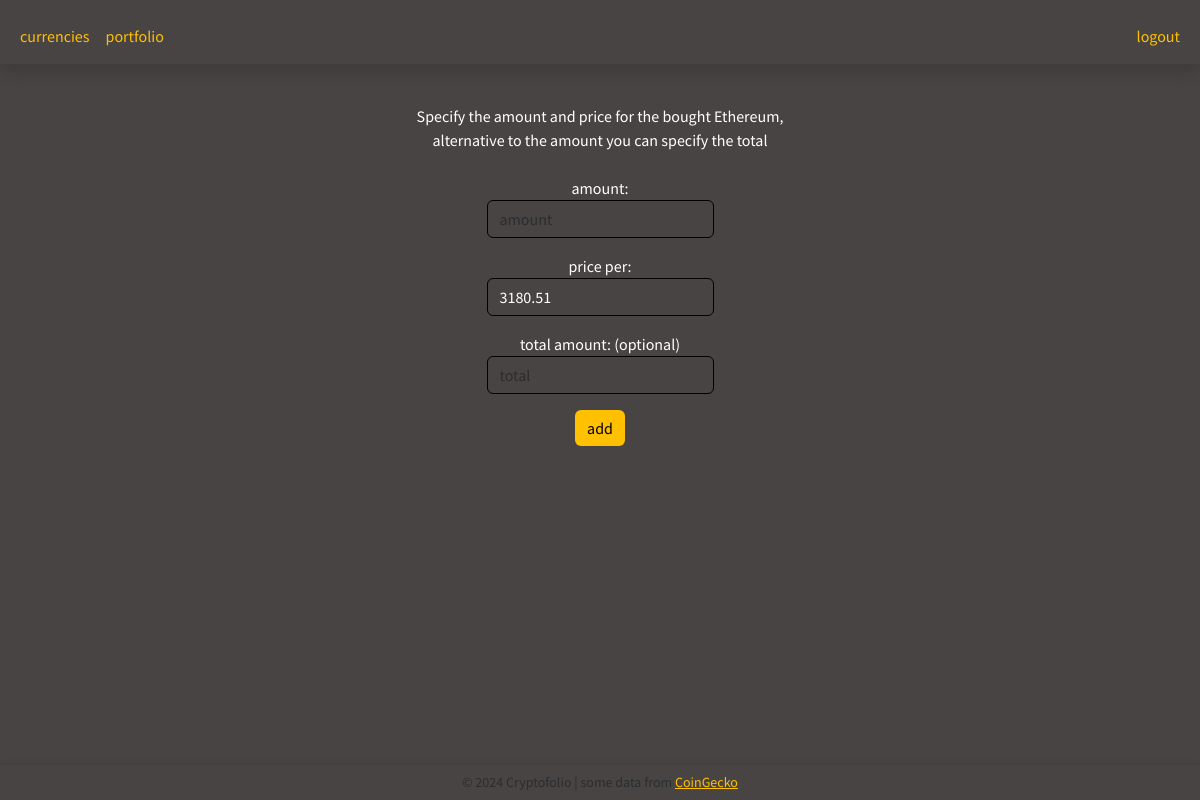
The page /add_coin?folioid=None&cid=2 (signed in) on the database as committed earlier.
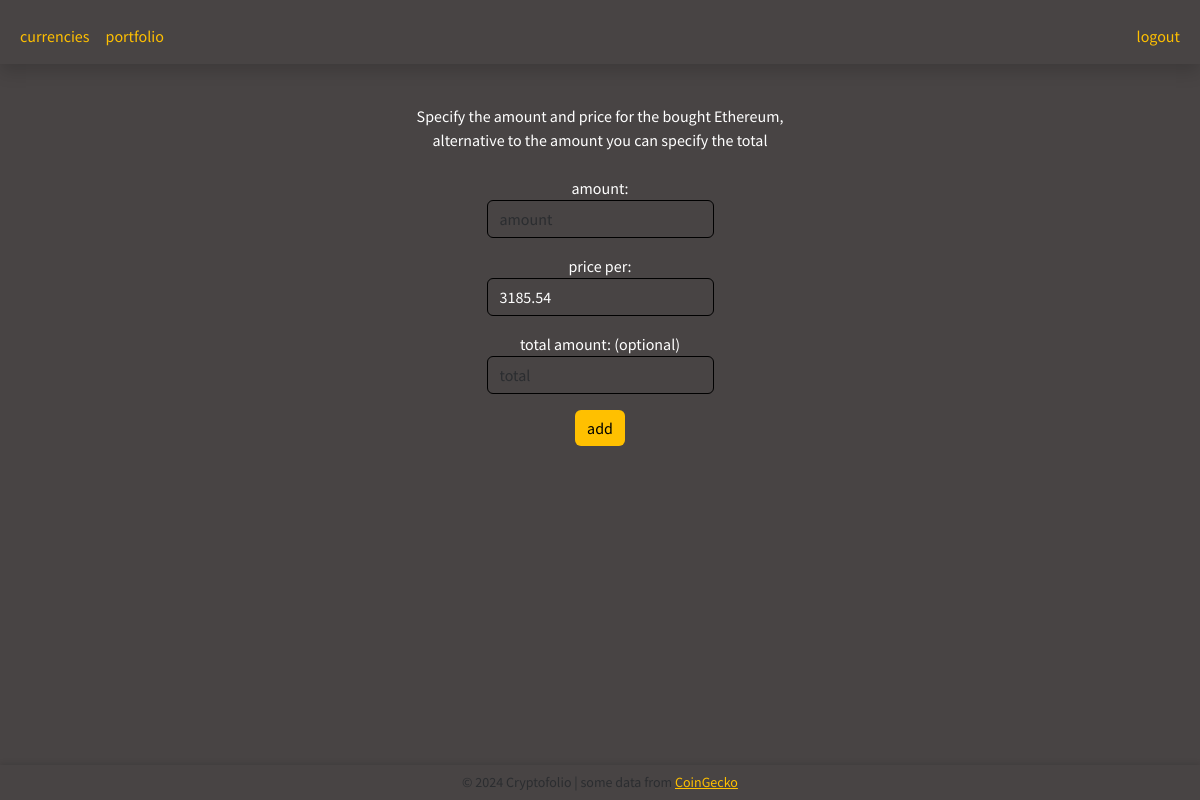
The same page on the database as committed later.
### tables this page shows
CREATE TABLE currencies (
id INTEGER PRIMARY KEY AUTOINCREMENT NOT NULL,
cgid TEXT UNIQUE NOT NULL,
symbol TEXT NOT NULL,
name TEXT NOT NULL,
icon_url TEXT NOT NULL,
current_price REAL NOT NULL,
market_cap INTEGER NOT NULL,
high_24h REAL NOT NULL,
low_24h REAL NOT NULL,
ath REAL NOT NULL,
ath_date TEXT NOT NULL,
atl REAL NOT NULL,
atl_date TEXT NOT NULL,
cg_update_date TEXT NOT NULL,
price_change_percent_1h REAL,
price_change_percent_24h REAL NOT NULL,
price_change_percent_7d REAL,
price_change_percent_30d REAL,
update_date TEXT NOT NULL
);

### portfolio.py (the view)
@req_login.login_required
def add_coin_to_portfolio():
    if request.method == "POST":
        portfolio_id = request.form.get("folioid")
        res = db.execute("SELECT COUNT(*) FROM portfolios WHERE id == ?", portfolio_id)
        if res[0]["COUNT(*)"] != 1:
            return apology("Error finding that portfolio, sorry. :'(\nplease try again.")
        coin_id = request.form.get("cid")
        res = db.execute("SELECT COUNT(*) FROM currencies WHERE id == ?", coin_id)
        if res[0]["COUNT(*)"] != 1:
            return apology("Error finding that coin, sorry. :'(\nplease try again.")
        try:
            amount = float(request.form.get("amount"))
        except Exception as e:
            return apology(f"Error. Amount is not a number. {e}")
        if amount <= 0:
            return apology("Error. Please enter a positive amount.")
        try:
            price = float(request.form.get("price"))
        except Exception as e:
            return apology(f"Error. Price is not a number. {e}")
        if price <= 0:
            return apology("Error. Please enter the actual price.")
        db.execute("INSERT INTO portfolio_currency (portfolio_id, cryptocurrency_id, quantity, price) VALUES (?, ?, ?, ?)",
                    portfolio_id, coin_id, amount, price)
        return redirect(f"/portfolio?folioid={portfolio_id}")
    else:
        portfolio_id = request.args.get("folioid")
        currency_id = request.args.get("cid")
        if currency_id == None:
            coin_list = currencies.get_coinlist_from_db()
            return render_template("currencies.html", coins=coin_list, portfolio_id=portfolio_id, add_coin=True)
        return render_template("portfolio_cadd.html", portfolio_id=portfolio_id, coin=currencies.get_coin_from_db_by_id(currency_id)[0])

### app.py (called while the page is built)
@app.after_request
def after_request(response):
    response.headers["Cache-Control"] = "no-cache, no-store, must-revalidate"
    response.headers["Expires"] = 0
    response.headers["Pragma"] = "no-cache"
    return response

### currencies.py (called while the page is built)
def get_coin_from_db_by_id(coin_id:int):
    return db.execute("SELECT * FROM currencies WHERE id = ?", coin_id)

### req_login.py (called while the page is built)
def login_required(f):
    @wraps(f)
    def decorated_function(*args, **kwargs):
        if session.get("user_id") is None:
            return redirect("/login")
        return f(*args, **kwargs)
    return decorated_function

### templates/portfolio_cadd.html (shortened to what this page needs)
{% extends "base.html" %}
{% block body %}
    <br>
    Specify the amount and price for the bought {{ coin.name }},<br>alternative to the amount you can specify the total<br><br>
    <form action="/add_coin" method="post">
        <div class="mb-3">
            amount:
            <input autocomplete="off" autofocus class="form-control mx-auto w-auto custom-input" name="amount" id="amount" placeholder="amount" type="number" step="any" min="0" oninput="autoCalculate()">
        </div>
        <div class="mb-3">
            price per:
            <input class="form-control mx-auto w-auto custom-input" name="price" id="price" placeholder="price" type="number" step="any" min="0" value="{{ coin.current_price }}" oninput="autoCalculate()">
        </div>
        <div class="mb-3">
            total amount: (optional)
            <input class="form-control mx-auto w-auto custom-input" name="total" id="total" placeholder="total" type="number" step="any" min="0" oninput="autoCalculate()">
        </div>
        <button class="btn custom-button" type="submit">add</button>
    </form>
{% endblock %}

Rows that differ between the two databases and show on the page:
changed currencies "Ethereum": price "3180.51" → "3185.54"
